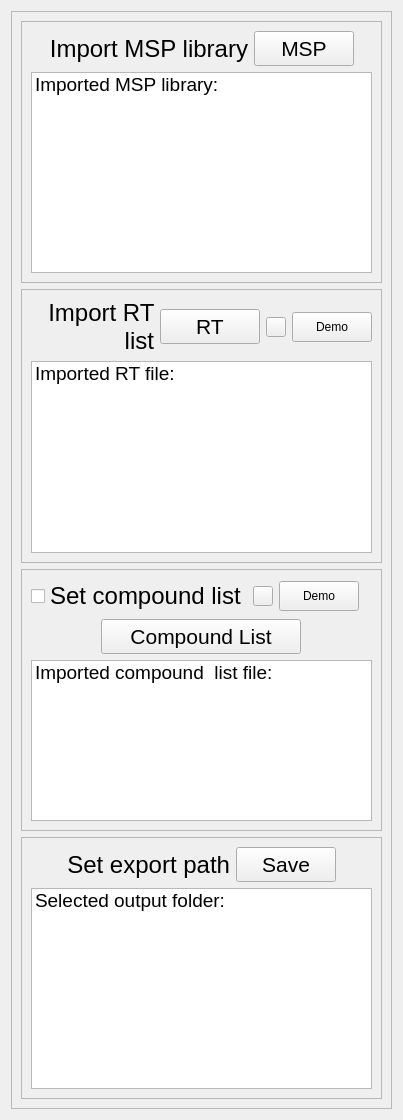
      <widget class="QWidget" name="scrollAreaWidgetContents_2">
       <property name="geometry">
        <rect>
         <x>0</x>
         <y>0</y>
         <width>403</width>
         <height>1120</height>
        </rect>
       </property>
       <layout class="QHBoxLayout" name="horizontalLayout_14">
        <item>
         <widget class="QFrame" name="frame">
          <property name="maximumSize">
           <size>
            <width>16777215</width>
            <height>16777215</height>
           </size>
          </property>
          <property name="styleSheet">
           <string notr="true"/>
          </property>
          <property name="frameShape">
           <enum>QFrame::StyledPanel</enum>
          </property>
          <property name="frameShadow">
           <enum>QFrame::Raised</enum>
          </property>
          <layout class="QGridLayout" name="gridLayout_6" rowstretch="1,1,1,1">
           <property name="leftMargin">
            <number>9</number>
           </property>
           <property name="topMargin">
            <number>9</number>
           </property>
           <property name="rightMargin">
            <number>9</number>
           </property>
           <property name="bottomMargin">
            <number>9</number>
           </property>
           <property name="spacing">
            <number>6</number>
           </property>
           <item row="3" column="0">
            <widget class="QFrame" name="frame_7">
             <property name="styleSheet">
              <string notr="true"/>
             </property>
             <property name="frameShape">
              <enum>QFrame::StyledPanel</enum>
             </property>
             <property name="frameShadow">
              <enum>QFrame::Raised</enum>
             </property>
             <layout class="QGridLayout" name="gridLayout_5">
              <item row="0" column="2">
               <widget class="QLabel" name="label_18">
                <property name="sizePolicy">
                 <sizepolicy hsizetype="Maximum" vsizetype="Preferred">
                  <horstretch>0</horstretch>
                  <verstretch>0</verstretch>
                 </sizepolicy>
                </property>
                <property name="font">
                 <font>
                  <pointsize>18</pointsize>
                  <weight>50</weight>
                  <italic>false</italic>
                  <bold>false</bold>
                 </font>
                </property>
                <property name="styleSheet">
                 <string notr="true">font: 18pt;</string>
                </property>
                <property name="text">
                 <string>Set export path</string>
                </property>
                <property name="scaledContents">
                 <bool>false</bool>
                </property>
                <property name="alignment">
                 <set>Qt::AlignRight|Qt::AlignTrailing|Qt::AlignVCenter</set>
                </property>
                <property name="wordWrap">
                 <bool>true</bool>
                </property>
               </widget>
              </item>
              <item row="1" column="1" colspan="4">
               <widget class="QListWidget" name="listWidget_4">
                <property name="styleSheet">
                 <string notr="true">font: 14pt;</string>
                </property>
                <item>
                 <property name="text">
                  <string>Selected output folder:</string>
                 </property>
                </item>
               </widget>
              </item>
              <item row="0" column="3">
               <widget class="QPushButton" name="pushButton_5">
                <property name="minimumSize">
                 <size>
                  <width>100</width>
                  <height>35</height>
                 </size>
                </property>
                <property name="maximumSize">
                 <size>
                  <width>100</width>
                  <height>35</height>
                 </size>
                </property>
                <property name="styleSheet">
                 <string notr="true">font: 16pt;</string>
                </property>
                <property name="text">
                 <string>Save</string>
                </property>
               </widget>
              </item>
             </layout>
            </widget>
           </item>
           <item row="0" column="0">
            <widget class="QFrame" name="frame_4">
             <property name="maximumSize">
              <size>
               <width>16777215</width>
               <height>16777215</height>
              </size>
             </property>
             <property name="styleSheet">
              <string notr="true"/>
             </property>
             <property name="frameShape">
              <enum>QFrame::StyledPanel</enum>
             </property>
             <property name="frameShadow">
              <enum>QFrame::Raised</enum>
             </property>
             <layout class="QGridLayout" name="gridLayout_2">
              <item row="0" column="1">
               <widget class="QLabel" name="label_16">
                <property name="sizePolicy">
                 <sizepolicy hsizetype="Maximum" vsizetype="Preferred">
                  <horstretch>0</horstretch>
                  <verstretch>0</verstretch>
                 </sizepolicy>
                </property>
                <property name="font">
                 <font>
                  <pointsize>18</pointsize>
                  <weight>50</weight>
                  <italic>false</italic>
                  <bold>false</bold>
                 </font>
                </property>
                <property name="styleSheet">
                 <string notr="true">font: 18pt;</string>
                </property>
                <property name="text">
                 <string>Import MSP library</string>
                </property>
                <property name="scaledContents">
                 <bool>false</bool>
                </property>
                <property name="alignment">
                 <set>Qt::AlignRight|Qt::AlignTrailing|Qt::AlignVCenter</set>
                </property>
                <property name="wordWrap">
                 <bool>true</bool>
                </property>
               </widget>
              </item>
              <item row="1" column="0" colspan="4">
               <widget class="QListWidget" name="listWidget">
                <property name="styleSheet">
                 <string notr="true">font: 14pt;</string>
                </property>
                <item>
                 <property name="text">
                  <string>Imported MSP library:</string>
                 </property>
                </item>
               </widget>
              </item>
              <item row="0" column="2">
               <widget class="QPushButton" name="pushButton">
                <property name="minimumSize">
                 <size>
                  <width>100</width>
                  <height>35</height>
                 </size>
                </property>
                <property name="maximumSize">
                 <size>
                  <width>100</width>
                  <height>35</height>
                 </size>
                </property>
                <property name="styleSheet">
                 <string notr="true">font: 16pt;</string>
                </property>
                <property name="text">
                 <string>MSP</string>
                </property>
               </widget>
              </item>
             </layout>
            </widget>
           </item>
           <item row="2" column="0">
            <widget class="QFrame" name="frame_6">
             <property name="maximumSize">
              <size>
               <width>16777215</width>
               <height>16777215</height>
              </size>
             </property>
             <property name="styleSheet">
              <string notr="true"/>
             </property>
             <property name="frameShape">
              <enum>QFrame::StyledPanel</enum>
             </property>
             <property name="frameShadow">
              <enum>QFrame::Raised</enum>
             </property>
             <layout class="QGridLayout" name="gridLayout_4">
              <item row="1" column="0" colspan="4" alignment="Qt::AlignHCenter">
               <widget class="QPushButton" name="pushButton_3">
                <property name="minimumSize">
                 <size>
                  <width>200</width>
                  <height>35</height>
                 </size>
                </property>
                <property name="maximumSize">
                 <size>
                  <width>200</width>
                  <height>35</height>
                 </size>
                </property>
                <property name="styleSheet">
                 <string notr="true">font: 16pt;</string>
                </property>
                <property name="text">
                 <string>Compound List</string>
                </property>
                <property name="flat">
                 <bool>false</bool>
                </property>
               </widget>
              </item>
              <item row="0" column="0">
               <widget class="QCheckBox" name="checkBox">
                <property name="sizePolicy">
                 <sizepolicy hsizetype="Fixed" vsizetype="Fixed">
                  <horstretch>0</horstretch>
                  <verstretch>0</verstretch>
                 </sizepolicy>
                </property>
                <property name="styleSheet">
                 <string notr="true">font: 18pt;</string>
                </property>
                <property name="text">
                 <string>Set compound list</string>
                </property>
               </widget>
              </item>
              <item row="0" column="1">
               <widget class="QPushButton" name="pushButton_7">
                <property name="minimumSize">
                 <size>
                  <width>20</width>
                  <height>20</height>
                 </size>
                </property>
                <property name="maximumSize">
                 <size>
                  <width>20</width>
                  <height>20</height>
                 </size>
                </property>
                <property name="text">
                 <string/>
                </property>
                <property name="icon">
                 <iconset>
                  <normaloff>../Combine/R-C.png</normaloff>../Combine/R-C.png</iconset>
                </property>
                <property name="iconSize">
                 <size>
                  <width>20</width>
                  <height>20</height>
                 </size>
                </property>
               </widget>
              </item>
              <item row="2" column="0" colspan="4">
               <widget class="QListWidget" name="listWidget_3">
                <property name="styleSheet">
                 <string notr="true">font: 14pt;</string>
                </property>
                <item>
                 <property name="text">
                  <string>Imported compound  list file:</string>
                 </property>
                </item>
               </widget>
              </item>
              <item row="0" column="2">
               <widget class="QPushButton" name="pushButton_8">
                <property name="minimumSize">
                 <size>
                  <width>80</width>
                  <height>30</height>
                 </size>
                </property>
                <property name="maximumSize">
                 <size>
                  <width>80</width>
                  <height>30</height>
                 </size>
                </property>
                <property name="text">
                 <string>Demo</string>
                </property>
               </widget>
              </item>
             </layout>
            </widget>
           </item>
           <item row="1" column="0">
            <widget class="QFrame" name="frame_5">
             <property name="maximumSize">
              <size>
               <width>16777215</width>
               <height>16777215</height>
              </size>
             </property>
             <property name="styleSheet">
              <string notr="true"/>
             </property>
             <property name="frameShape">
              <enum>QFrame::StyledPanel</enum>
             </property>
             <property name="frameShadow">
              <enum>QFrame::Raised</enum>
             </property>
             <layout class="QGridLayout" name="gridLayout_3">
              <item row="0" column="0">
               <widget class="QLabel" name="label_17">
                <property name="sizePolicy">
                 <sizepolicy hsizetype="Maximum" vsizetype="Preferred">
                  <horstretch>0</horstretch>
                  <verstretch>0</verstretch>
                 </sizepolicy>
                </property>
                <property name="font">
                 <font>
                  <pointsize>18</pointsize>
                  <weight>50</weight>
                  <italic>false</italic>
                  <bold>false</bold>
                 </font>
                </property>
                <property name="layoutDirection">
                 <enum>Qt::LeftToRight</enum>
                </property>
                <property name="styleSheet">
                 <string notr="true">font: 18pt;</string>
                </property>
                <property name="text">
                 <string>Import RT list</string>
                </property>
                <property name="alignment">
                 <set>Qt::AlignRight|Qt::AlignTrailing|Qt::AlignVCenter</set>
                </property>
                <property name="wordWrap">
                 <bool>true</bool>
                </property>
               </widget>
              </item>
              <item row="0" column="1">
               <widget class="QPushButton" name="pushButton_2">
                <property name="minimumSize">
                 <size>
                  <width>100</width>
                  <height>35</height>
                 </size>
                </property>
                <property name="maximumSize">
                 <size>
                  <width>100</width>
                  <height>35</height>
                 </size>
                </property>
                <property name="styleSheet">
                 <string notr="true">font: 16pt;</string>
                </property>
                <property name="text">
                 <string>RT</string>
                </property>
               </widget>
              </item>
              <item row="0" column="2">
               <widget class="QPushButton" name="pushButton_10">
                <property name="minimumSize">
                 <size>
                  <width>20</width>
                  <height>20</height>
                 </size>
                </property>
                <property name="maximumSize">
                 <size>
                  <width>20</width>
                  <height>20</height>
                 </size>
                </property>
                <property name="text">
                 <string/>
                </property>
                <property name="icon">
                 <iconset>
                  <normaloff>../Combine/R-C.png</normaloff>../Combine/R-C.png</iconset>
                </property>
                <property name="iconSize">
                 <size>
                  <width>20</width>
                  <height>20</height>
                 </size>
                </property>
               </widget>
              </item>
              <item row="0" column="3">
               <widget class="QPushButton" name="pushButton_9">
                <property name="minimumSize">
                 <size>
                  <width>80</width>
                  <height>30</height>
                 </size>
                </property>
                <property name="maximumSize">
                 <size>
                  <width>80</width>
                  <height>30</height>
                 </size>
                </property>
                <property name="text">
                 <string>Demo</string>
                </property>
               </widget>
              </item>
              <item row="1" column="0" colspan="4">
               <widget class="QListWidget" name="listWidget_2">
                <property name="styleSheet">
                 <string notr="true">font: 14pt;</string>
                </property>
                <item>
                 <property name="text">
                  <string>Imported RT file:</string>
                 </property>
                </item>
               </widget>
              </item>
             </layout>
            </widget>
           </item>
          </layout>
         </widget>
        </item>
       </layout>
      </widget>
